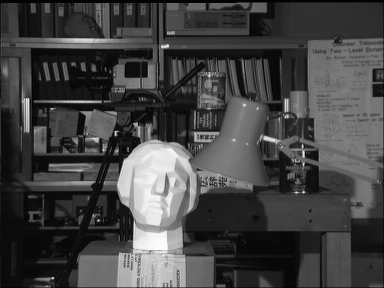
//> input picture projects/StereoDisparityMap/tsukuba_l.png, 384 x 288 px
$ ./StereoDisparityMap tsukuba_l.png tsukuba_r.png   (built with g++ and OpenCV 4)
//> lines starting //> are read from the running program, lines starting //| are printed output that depends on the picture; after the words box and inside, x2 and y2 are one past the last pixel; in counts of white or black regions, pixels touching at a corner belong together
#include <opencv/cv.h>
#include <opencv2/core/core_c.h>
#include <opencv2/highgui/highgui.hpp>
#include <opencv2/opencv.hpp>
#include <iostream>
#include <algorithm>
#include <vector>

using namespace cv;
using namespace std;

//To determine the correct data type this function was written.

  // [51 lines left out: functions type2str, unique, not called in this run]


int main(int argc,char** argv)
{

    Mat left_image = imread(argv[1],0);
//> left_image is the input picture: 288 rows x 384 cols, CV_8UC1; min 0, max 252, mean 67.6
    Mat right_image = imread(argv[2],0);
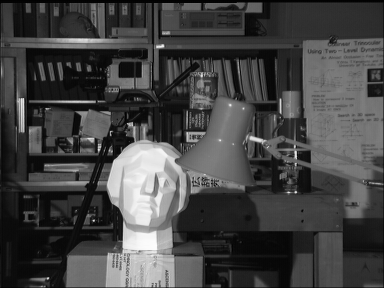
//> input picture projects/StereoDisparityMap/tsukuba_r.png, 384 x 288 px
//> right_image is the input picture: 288 rows x 384 cols, CV_8UC1; min 0, max 253, mean 68

    imshow("Source",left_image);
    waitKey(0);
    imshow("Target",right_image);
    waitKey(0);

    Mat output_image(left_image.rows,left_image.cols,CV_8UC1);
    Mat Level1(left_image.rows,left_image.cols,CV_8UC1);
    Mat Level2(left_image.rows,left_image.cols,CV_8UC1);
    Mat Level3(left_image.rows,left_image.cols,CV_8UC1);
    Mat Lv1(left_image.rows,left_image.cols,CV_8UC1);
    Mat Lv2(left_image.rows,left_image.cols,CV_8UC1);
    Mat Lv3(left_image.rows,left_image.cols,CV_8UC1);


    uchar Thresh = 12;
    uchar Range = 16;

    for(int i=0;i<left_image.rows;i++)
    {

        for(int j=0;j<left_image.cols;j++)
        {
            uchar dist= 255;
            int iMin = -1;
            for(int k=0;k<=Range-1;k++)
            {

                if(j - k < 0)
                    continue;
                uchar lPx = left_image.at<uchar>(i,j);
                uchar rPx = right_image.at<uchar>(i,j-k);

                uchar t = abs(lPx-rPx);
                t = (t > Thresh) ?  Thresh : t ;

                if(t < dist)
                {
                    dist = t;
                    iMin = k;
                }

            }

            output_image.at<uchar>(i,j) = (uchar) ( 255* ( ((float)iMin) /Range) );

        }
    }
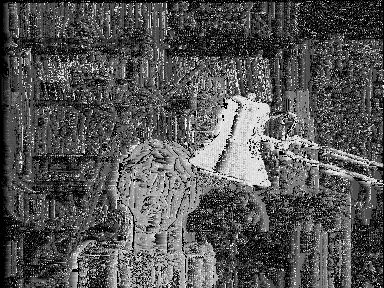
//> output_image: 288 rows x 384 cols, CV_8UC1; min 0, max 239, mean 84

    GaussianBlur(output_image,output_image,Size(3,3),3);
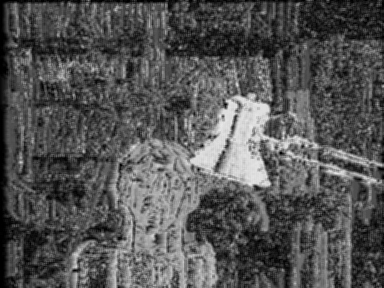
//> output_image: 288 rows x 384 cols, CV_8UC1; min 0, max 232, mean 84.1
    imshow("Disparity",output_image);
    waitKey(0);

    //imwrite( "C:/Ceemple/user/OpenCV/stereo_vision/disparity.png", output_image );


    int threshold_value1 = 79;
    int max_value = 255;
    threshold(output_image, Lv1, threshold_value1, max_value, 0);
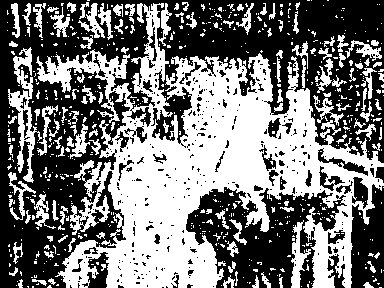
//> Lv1: 288 rows x 384 cols, CV_8UC1; 46.8% white; 666 white regions (539 under 20 px), largest, box (x1, y1, x2, y2) and area: (36, 3, 384, 288) 38996, (8, 47, 42, 183) 1435, (291, 220, 311, 288) 548

    int threshold_value2 = 126;
    threshold(output_image, Lv2, threshold_value2, max_value, 0);
//> Lv2: 288 rows x 384 cols, CV_8UC1; 16.9% white; 516 white regions (473 under 20 px), largest, box (x1, y1, x2, y2) and area: (108, 66, 382, 288) 13778, (323, 147, 384, 167) 360, (118, 139, 152, 162) 317

    int threshold_value3 = 176;
    threshold(output_image, Lv3, threshold_value3, max_value, 0);
//> Lv3: 288 rows x 384 cols, CV_8UC1; 4.5% white; 209 white regions (195 under 20 px), largest, box (x1, y1, x2, y2) and area: (182, 94, 279, 186) 3742, (279, 136, 310, 150) 157, (327, 170, 347, 177) 65

    /*imshow("3",Lv3);
    waitKey(0);*/

    Lv1 = Lv1 - Lv2;
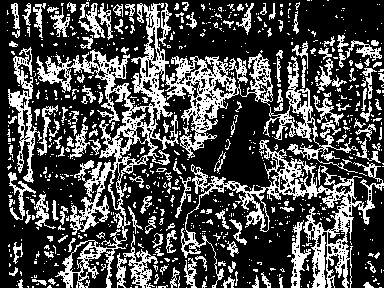
//> Lv1: 288 rows x 384 cols, CV_8UC1; 29.9% white in thin lines or dots
    Lv2 = Lv2 - Lv3;
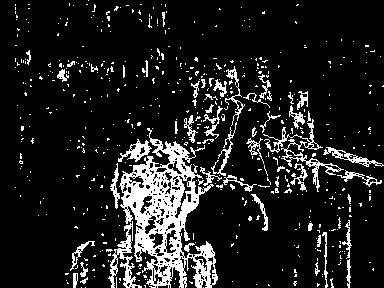
//> Lv2: 288 rows x 384 cols, CV_8UC1; 12.4% white; 546 white regions (490 under 20 px), largest, box (x1, y1, x2, y2) and area: (119, 128, 218, 288) 6236, (263, 119, 344, 192) 760, (108, 221, 142, 288) 636

    // [4 lines of commented-out code are left out]

    bitwise_and(right_image, Lv3, Level3);
    imshow("Nearest_objects",Level3);
    waitKey(0);

    bitwise_and(right_image, Lv2, Level2);
    imshow("Midground_objects",Level2);
    waitKey(0);

    bitwise_and(right_image, Lv1, Level1);
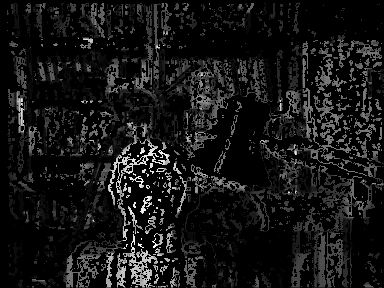
//> Level1: 288 rows x 384 cols, CV_8UC1; min 0, max 253, mean 21.6
    imshow("Farthest_objects",Level1);
    waitKey(0);

    // [22 lines of commented-out code are left out]

    return 0;

}
